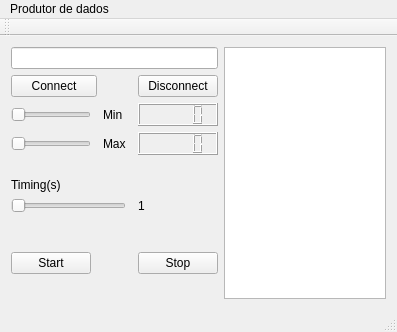
<?xml version="1.0" encoding="UTF-8"?>
<ui version="4.0">
 <class>MainWindow</class>
 <widget class="QMainWindow" name="MainWindow">
  <property name="geometry">
   <rect>
    <x>0</x>
    <y>0</y>
    <width>397</width>
    <height>332</height>
   </rect>
  </property>
  <property name="windowTitle">
   <string>MainWindow</string>
  </property>
  <widget class="QWidget" name="centralWidget">
   <layout class="QGridLayout" name="gridLayout">
    <item row="0" column="0" colspan="5">
     <widget class="QLineEdit" name="lineEditDigIP"/>
    </item>
    <item row="12" column="0">
     <widget class="QPushButton" name="pushButtonStart">
      <property name="text">
       <string>Start</string>
      </property>
     </widget>
    </item>
    <item row="1" column="0" colspan="2">
     <widget class="QPushButton" name="pushButtonConnect">
      <property name="text">
       <string>Connect</string>
      </property>
     </widget>
    </item>
    <item row="2" column="2">
     <widget class="QLabel" name="labelMin">
      <property name="text">
       <string>Min</string>
      </property>
     </widget>
    </item>
    <item row="0" column="5" rowspan="16">
     <widget class="QPlainTextEdit" name="plainTextEditInfos">
      <property name="plainText">
       <string/>
      </property>
     </widget>
    </item>
    <item row="3" column="4">
     <widget class="QLCDNumber" name="lcdNumberMax"/>
    </item>
    <item row="2" column="4">
     <widget class="QLCDNumber" name="lcdNumberMin"/>
    </item>
    <item row="2" column="0">
     <widget class="QSlider" name="horizontalSliderMin">
      <property name="orientation">
       <enum>Qt::Horizontal</enum>
      </property>
     </widget>
    </item>
    <item row="3" column="0">
     <widget class="QSlider" name="horizontalSliderMax">
      <property name="orientation">
       <enum>Qt::Horizontal</enum>
      </property>
     </widget>
    </item>
    <item row="3" column="2">
     <widget class="QLabel" name="labelMax">
      <property name="text">
       <string>Max</string>
      </property>
     </widget>
    </item>
    <item row="6" column="0">
     <widget class="QLabel" name="labelTiming">
      <property name="text">
       <string>Timing(s)</string>
      </property>
     </widget>
    </item>
    <item row="12" column="4">
     <widget class="QPushButton" name="pushButtonStop">
      <property name="text">
       <string>Stop</string>
      </property>
     </widget>
    </item>
    <item row="1" column="4">
     <widget class="QPushButton" name="pushButtonDisconnect">
      <property name="text">
       <string>Disconnect</string>
      </property>
     </widget>
    </item>
    <item row="7" column="0" colspan="3">
     <widget class="QSlider" name="horizontalSliderTiming">
      <property name="maximum">
       <number>10</number>
      </property>
      <property name="orientation">
       <enum>Qt::Horizontal</enum>
      </property>
     </widget>
    </item>
    <item row="7" column="4">
     <widget class="QLabel" name="labelTiming_2">
      <property name="text">
       <string>1</string>
      </property>
     </widget>
    </item>
   </layout>
  </widget>
  <widget class="QToolBar" name="mainToolBar">
   <attribute name="toolBarArea">
    <enum>TopToolBarArea</enum>
   </attribute>
   <attribute name="toolBarBreak">
    <bool>false</bool>
   </attribute>
  </widget>
  <widget class="QStatusBar" name="statusBar"/>
  <widget class="QMenuBar" name="menuBar">
   <property name="geometry">
    <rect>
     <x>0</x>
     <y>0</y>
     <width>397</width>
     <height>21</height>
    </rect>
   </property>
   <widget class="QMenu" name="menuCliente_produtor_de_dados">
    <property name="title">
     <string>Produtor de dados</string>
    </property>
   </widget>
   <addaction name="menuCliente_produtor_de_dados"/>
  </widget>
 </widget>
 <layoutdefault spacing="6" margin="11"/>
 <resources/>
 <connections>
  <connection>
   <sender>horizontalSliderMin</sender>
   <signal>sliderMoved(int)</signal>
   <receiver>lcdNumberMin</receiver>
   <slot>setDecMode()</slot>
   <hints>
    <hint type="sourcelabel">
     <x>50</x>
     <y>118</y>
    </hint>
    <hint type="destinationlabel">
     <x>202</x>
     <y>119</y>
    </hint>
   </hints>
  </connection>
  <connection>
   <sender>horizontalSliderMax</sender>
   <signal>sliderMoved(int)</signal>
   <receiver>lcdNumberMax</receiver>
   <slot>setDecMode()</slot>
   <hints>
    <hint type="sourcelabel">
     <x>46</x>
     <y>147</y>
    </hint>
    <hint type="destinationlabel">
     <x>202</x>
     <y>148</y>
    </hint>
   </hints>
  </connection>
  <connection>
   <sender>pushButtonConnect</sender>
   <signal>clicked()</signal>
   <receiver>MainWindow</receiver>
   <slot>tcpConnect()</slot>
   <hints>
    <hint type="sourcelabel">
     <x>76</x>
     <y>78</y>
    </hint>
    <hint type="destinationlabel">
     <x>108</x>
     <y>74</y>
    </hint>
   </hints>
  </connection>
  <connection>
   <sender>pushButtonDisconnect</sender>
   <signal>clicked()</signal>
   <receiver>MainWindow</receiver>
   <slot>discon()</slot>
   <hints>
    <hint type="sourcelabel">
     <x>148</x>
     <y>83</y>
    </hint>
    <hint type="destinationlabel">
     <x>118</x>
     <y>83</y>
    </hint>
   </hints>
  </connection>
  <connection>
   <sender>pushButtonStart</sender>
   <signal>clicked()</signal>
   <receiver>MainWindow</receiver>
   <slot>start()</slot>
   <hints>
    <hint type="sourcelabel">
     <x>46</x>
     <y>271</y>
    </hint>
    <hint type="destinationlabel">
     <x>59</x>
     <y>290</y>
    </hint>
   </hints>
  </connection>
  <connection>
   <sender>pushButtonStop</sender>
   <signal>clicked()</signal>
   <receiver>MainWindow</receiver>
   <slot>Stop()</slot>
   <hints>
    <hint type="sourcelabel">
     <x>176</x>
     <y>267</y>
    </hint>
    <hint type="destinationlabel">
     <x>152</x>
     <y>289</y>
    </hint>
   </hints>
  </connection>
  <connection>
   <sender>horizontalSliderMax</sender>
   <signal>sliderMoved(int)</signal>
   <receiver>MainWindow</receiver>
   <slot>mostraLcdMaximo()</slot>
   <hints>
    <hint type="sourcelabel">
     <x>26</x>
     <y>134</y>
    </hint>
    <hint type="destinationlabel">
     <x>70</x>
     <y>158</y>
    </hint>
   </hints>
  </connection>
  <connection>
   <sender>horizontalSliderMin</sender>
   <signal>sliderMoved(int)</signal>
   <receiver>MainWindow</receiver>
   <slot>mostraLcdMinimo()</slot>
   <hints>
    <hint type="sourcelabel">
     <x>70</x>
     <y>107</y>
    </hint>
    <hint type="destinationlabel">
     <x>93</x>
     <y>125</y>
    </hint>
   </hints>
  </connection>
  <connection>
   <sender>horizontalSliderTiming</sender>
   <signal>sliderMoved(int)</signal>
   <receiver>MainWindow</receiver>
   <slot>mostraTempo()</slot>
   <hints>
    <hint type="sourcelabel">
     <x>66</x>
     <y>196</y>
    </hint>
    <hint type="destinationlabel">
     <x>113</x>
     <y>225</y>
    </hint>
   </hints>
  </connection>
  <connection>
   <sender>horizontalSliderTiming</sender>
   <signal>valueChanged(int)</signal>
   <receiver>labelTiming_2</receiver>
   <slot>setNum(int)</slot>
   <hints>
    <hint type="sourcelabel">
     <x>103</x>
     <y>205</y>
    </hint>
    <hint type="destinationlabel">
     <x>136</x>
     <y>204</y>
    </hint>
   </hints>
  </connection>
  <connection>
   <sender>horizontalSliderMax</sender>
   <signal>valueChanged(int)</signal>
   <receiver>lcdNumberMax</receiver>
   <slot>display(int)</slot>
   <hints>
    <hint type="sourcelabel">
     <x>73</x>
     <y>145</y>
    </hint>
    <hint type="destinationlabel">
     <x>149</x>
     <y>138</y>
    </hint>
   </hints>
  </connection>
  <connection>
   <sender>horizontalSliderMin</sender>
   <signal>valueChanged(int)</signal>
   <receiver>lcdNumberMin</receiver>
   <slot>display(int)</slot>
   <hints>
    <hint type="sourcelabel">
     <x>77</x>
     <y>108</y>
    </hint>
    <hint type="destinationlabel">
     <x>163</x>
     <y>109</y>
    </hint>
   </hints>
  </connection>
 </connections>
 <slots>
  <slot>tcpConnect()</slot>
  <slot>discon()</slot>
  <slot>start()</slot>
  <slot>Stop()</slot>
  <slot>mostraLcdMaximo()</slot>
  <slot>mostraLcdMinimo()</slot>
  <slot>mostraTempo()</slot>
 </slots>
</ui>
